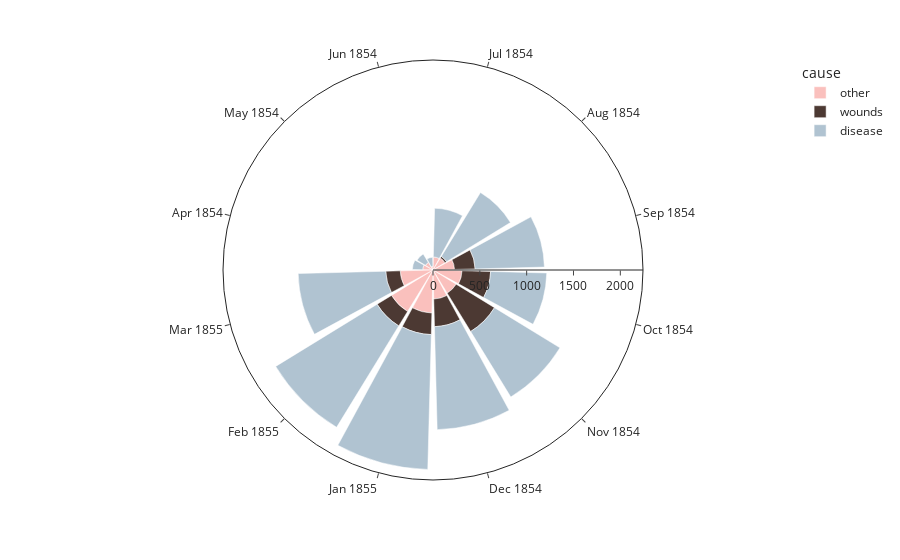
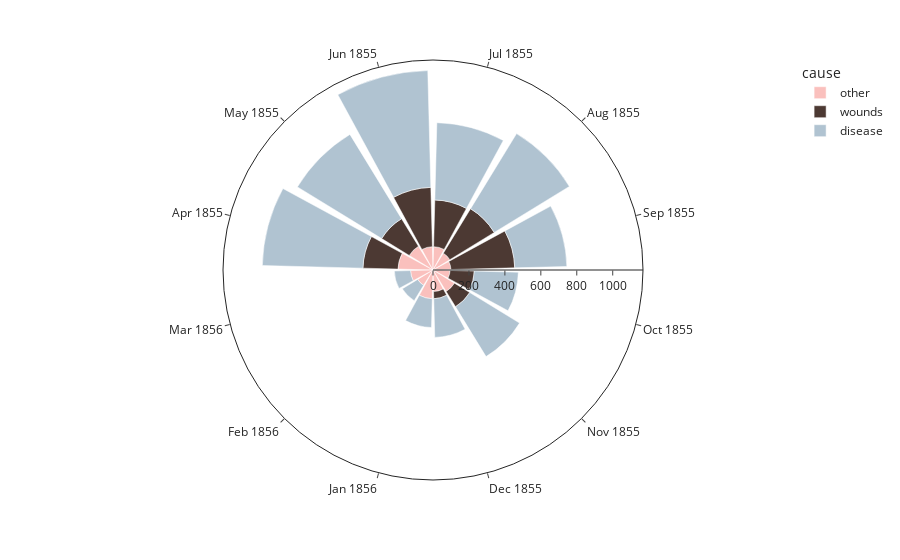

Notebook code cell kept with these figures, in order:
### Markdown cell above
## (3) Reprodução da Visualização

### Code cell
colors = ['#fac0bd', '#4c3933', '#b0c3d1']

fig1 = px.bar_polar(
    df1, 
    r = 'deaths',
    color = 'cause', 
    theta = 'date',
    start_angle = 165,
    color_discrete_sequence = colors,
    template = 'simple_white'
)

fig1.show()

fig2 = px.bar_polar(
    df2, 
    r = 'deaths',
    color = 'cause', 
    theta = 'date',
    start_angle = 165,
    color_discrete_sequence = colors,
    template = 'simple_white'
)

fig2.show()

### Figure 1 — Plotly figure (JSON) as saved in the notebook; plotly's stock layout.template omitted (floating-point values rounded to 4 significant figures)
{"data": [{"hovertemplate": "cause=other<br>deaths=%{r}<br>date=%{theta}<extra></extra>", "legendgroup": "other", "marker": {"color": "#fac0bd", "pattern": {"shape": ""}}, "name": "other", "r": [110, 95, 40, 140, 150, 230, 310, 290, 310, 460, 520, 350], "showlegend": true, "subplot": "polar", "theta": ["Apr 1854", "May 1854", "Jun 1854", "Jul 1854", "Aug 1854", "Sep 1854", "Oct 1854", "Nov 1854", "Dec 1854", "Jan 1855", "Feb 1855", "Mar 1855"], "type": "barpolar"}, {"hovertemplate": "cause=wounds<br>deaths=%{r}<br>date=%{theta}<extra></extra>", "legendgroup": "wounds", "marker": {"color": "#4c3933", "pattern": {"shape": ""}}, "name": "wounds", "r": [0, 0, 0, 0, 20, 220, 305, 480, 295, 230, 180, 155], "showlegend": true, "subplot": "polar", "theta": ["Apr 1854", "May 1854", "Jun 1854", "Jul 1854", "Aug 1854", "Sep 1854", "Oct 1854", "Nov 1854", "Dec 1854", "Jan 1855", "Feb 1855", "Mar 1855"], "type": "barpolar"}, {"hovertemplate": "cause=disease<br>deaths=%{r}<br>date=%{theta}<extra></extra>", "legendgroup": "disease", "marker": {"color": "#b0c3d1", "pattern": {"shape": ""}}, "name": "disease", "r": [110, 105, 95, 520, 800, 740, 600, 820, 1100, 1440, 1270, 935], "showlegend": true, "subplot": "polar", "theta": ["Apr 1854", "May 1854", "Jun 1854", "Jul 1854", "Aug 1854", "Sep 1854", "Oct 1854", "Nov 1854", "Dec 1854", "Jan 1855", "Feb 1855", "Mar 1855"], "type": "barpolar"}], "layout": {"barmode": "relative", "legend": {"title": {"text": "cause"}, "tracegroupgap": 0}, "margin": {"t": 60}, "polar": {"angularaxis": {"direction": "clockwise", "rotation": 165}, "domain": {"x": [0, 1], "y": [0, 1]}}}}

### Figure 2 — Plotly figure (JSON) as saved in the notebook; plotly's stock layout.template omitted (floating-point values rounded to 4 significant figures)
{"data": [{"hovertemplate": "cause=other<br>deaths=%{r}<br>date=%{theta}<extra></extra>", "legendgroup": "other", "marker": {"color": "#fac0bd", "pattern": {"shape": ""}}, "name": "other", "r": [195, 155, 130, 130, 110, 100, 95, 140, 120, 160, 100, 125], "showlegend": true, "subplot": "polar", "theta": ["Apr 1855", "May 1855", "Jun 1855", "Jul 1855", "Aug 1855", "Sep 1855", "Oct 1855", "Nov 1855", "Dec 1855", "Jan 1856", "Feb 1856", "Mar 1856"], "type": "barpolar"}, {"hovertemplate": "cause=wounds<br>deaths=%{r}<br>date=%{theta}<extra></extra>", "legendgroup": "wounds", "marker": {"color": "#4c3933", "pattern": {"shape": ""}}, "name": "wounds", "r": [195, 180, 330, 260, 290, 355, 135, 100, 40, 0, 0, 0], "showlegend": true, "subplot": "polar", "theta": ["Apr 1855", "May 1855", "Jun 1855", "Jul 1855", "Aug 1855", "Sep 1855", "Oct 1855", "Nov 1855", "Dec 1855", "Jan 1856", "Feb 1856", "Mar 1856"], "type": "barpolar"}, {"hovertemplate": "cause=disease<br>deaths=%{r}<br>date=%{theta}<extra></extra>", "legendgroup": "disease", "marker": {"color": "#b0c3d1", "pattern": {"shape": ""}}, "name": "disease", "r": [560, 550, 650, 430, 490, 290, 245, 325, 215, 160, 100, 90], "showlegend": true, "subplot": "polar", "theta": ["Apr 1855", "May 1855", "Jun 1855", "Jul 1855", "Aug 1855", "Sep 1855", "Oct 1855", "Nov 1855", "Dec 1855", "Jan 1856", "Feb 1856", "Mar 1856"], "type": "barpolar"}], "layout": {"barmode": "relative", "legend": {"title": {"text": "cause"}, "tracegroupgap": 0}, "margin": {"t": 60}, "polar": {"angularaxis": {"direction": "clockwise", "rotation": 165}, "domain": {"x": [0, 1], "y": [0, 1]}}}}
